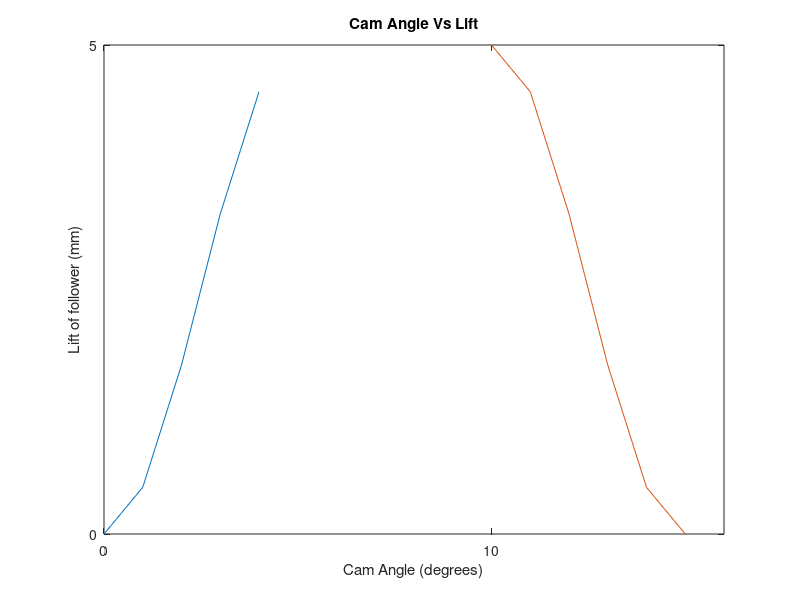

Here is the MATLAB script that generated this plot: (Note: this script raises an error after producing the figure.)
%Project Title : Design of Cam with its profile generated in MATLAB

%Lets clear command window before running program
clc
clear all

%Lift and Base Circle Radius
h = input('Lift of Follower (mm) \n');
r = input('Base Radius (mm) \n');

%Ascent and Descent Angles
ascent = input('Ascent Angle \n');
dwell_1 = input('Dwell Angle \n');
descent =  input('Descent Angle \n');
dwell_2 = 360-(ascent + dwell_1 + descent);

%Additional Angles for our convenience
after_ascent = ascent + dwell_1;
after_descent = after_ascent + descent;

%Cam Angle
theta = linspace(0,360,361);

%Let us consider SHM Motion, Uniform Velocity, Cycloidal 
%Adding Motion Selector Window
motion_list = {'Simple Harmonic Motion','Uniform Velocity','Cycloidal'};
[ascent_motion] = listdlg('ListSize',[270,100],'Name','Select Ascent Motion','SelectionMode','single','ListString',motion_list);
[descent_motion] = listdlg('ListSize',[270,100],'Name','Select Descent Motion','SelectionMode','single','ListString',motion_list);

%Ascent Motion Conditions
if ascent_motion == 1 %SHM
    h_ascent = (0.5*h).*(1-cosd((180/ascent).*theta(theta<ascent)));
elseif ascent_motion == 2 %Uniform Velocity
    h_ascent = (h/ascent).*theta(theta<ascent);
elseif ascent_motion == 3 %Cycloidal
    h_ascent = (h/pi)*(((pi/ascent).*theta(theta<ascent)) - 0.5*sind((2*180/ascent).*theta(theta<ascent)));
end

%Descent Motion Conditions
if descent_motion == 1 %SHM
    h_descent = h-((0.5*h).*(1 - cosd((180/descent).*theta(theta<=descent))));
elseif descent_motion == 2 %Uniform Velocity
    h_descent = h- (h/descent).*theta(theta<=descent);
elseif descent_motion == 3 %Cycloidal
    h_descent = h - ((h/pi)*(((pi/descent).*theta(theta<=descent)) - 0.5*sind((2*180/descent).*theta(theta<=descent))));
end

%Plotting Cam Angle Vs Lift
plot(theta(theta<ascent),h_ascent,theta(theta>=after_ascent & theta<=after_descent),h_descent);
set(gca,'XTick',(0:10:after_descent))
set(gca,'YTick',(0:5:h))
set(gcf,'position',[0,0,6000,400])
title('Cam Angle Vs Lift')
xlabel('Cam Angle (degrees)');
ylabel('Lift of follower (mm)');

%Lift during Dwell
h_dwell1 = ones(1,dwell_1).*h;
h_dwell2 = zeros(1,dwell_2);

%Defining radii during different phases of Cam
r1 = r + h_ascent;
r2 = r + h_dwell1;
r3 = r + h_descent;
r4 = r + h_dwell2;

%Joining all radii
r = [r1 r2 r3 r4];

%Convert theta to radians
theta_radians = deg2rad(theta);

%Plotting Cam Profile
figure
polarplot(theta_radians,r);
set(gca,'ThetaZeroLocation','top')

%Converting Polar to Cartesian Coordinate System
[x,y] = pol2cart(theta_radians,r);
x_cord = transpose(x);
y_cord = transpose(y);
z_cord = zeros(361,1);

cam_profile = [x_cord y_cord z_cord];

%Export Cam Profile to Excel as XYZ Coordinates
writematrix(cam_profile,'cam_profile.xls')